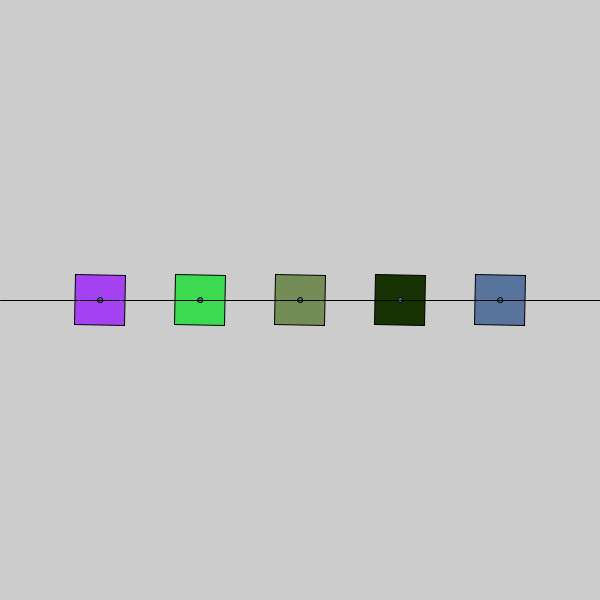
Frame 1 (no input)
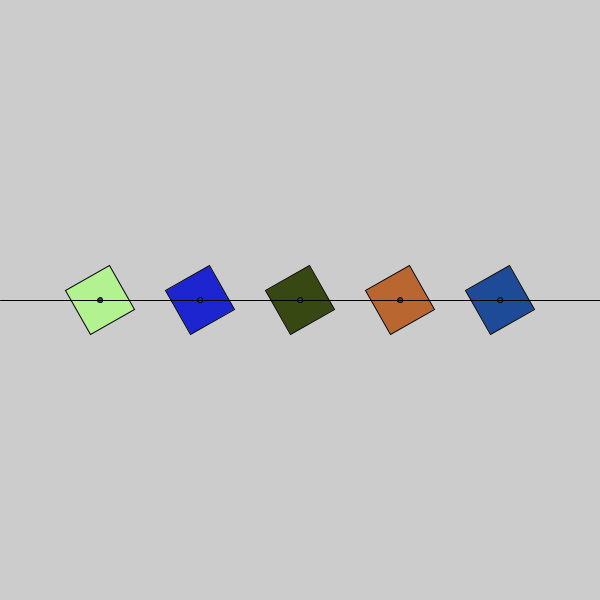
Frame 60 (the mouse pressed at the canvas centre just before this capture)
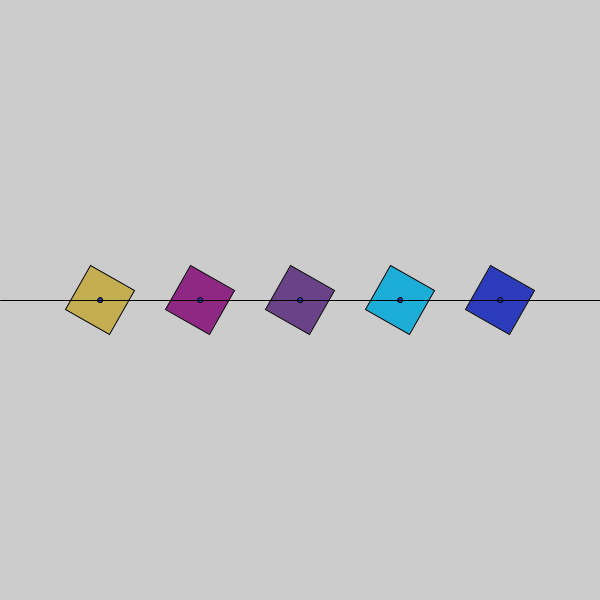
Frame 120 (the mouse held since frame 60 and released just before this capture)

The Processing sketch that drew these frames (run headless with seeded random() and noise(); from frame 60 on, the mouse is pressed at the canvas centre):

// Processing sketch: build
// ── build.pde
int r1 = 0;
int r2 = 0;
int r3 = 0;
int r4 = 0;
int r5 = 0;

void setup() {
	size(600, 600);
	rectMode(CENTER);
	
}

void draw() {
	background(#cccccc);
	pushMatrix();
		fill(color (random(255), random(255), random(255)) );
		translate(100, height/2);
		rotate(radians(++r1));
		rect(0, 0, 50, 50);
	popMatrix();

	pushMatrix();
		fill(color (random(255), random(255), random(255)) );
		translate(200, height/2);
		rotate(radians(++r2));
		rect(0, 0, 50, 50);
	popMatrix();

	pushMatrix();
		fill(color (random(255), random(255), random(255)) );
		translate(300, height/2);
		rotate(radians(++r3));
		rect(0, 0, 50, 50);
	popMatrix();

	pushMatrix();
		fill(color (random(255), random(255), random(255)) );
		translate(400, height/2);
		rotate(radians(++r4));
		rect(0, 0, 50, 50);
	popMatrix();

	pushMatrix();
		fill(color (random(255), random(255), random(255)) );
		translate(500, height/2);
		rotate(radians(++r5));
		rect(0, 0, 50, 50);
	popMatrix();

	ellipse(100, height/2, 5, 5);
	ellipse(200, height/2, 5, 5);
	ellipse(300, height/2, 5, 5);
	ellipse(400, height/2, 5, 5);
	ellipse(500, height/2, 5, 5);

	line(0, height/2, width, height/2);

}
